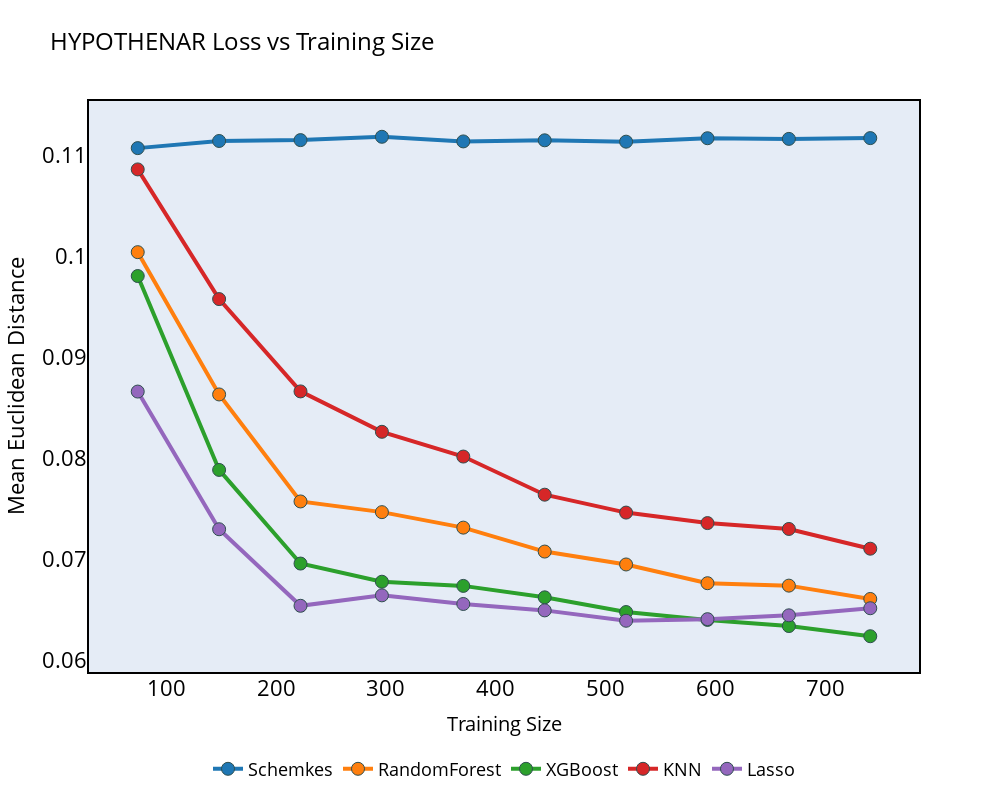

Notebook code for this chart:
### Code cell
# PLOT USING PLOTLY GRAPH OBJECTS
import plotly.graph_objects as go

# PLOT ONLY TEST ERROR
fig = go.Figure()
color_idx = 0
for model, model_data in data_hypo.items():
    fig.add_trace(
        go.Scatter(
            x=sizes_hypo,
            y=model_data["Test_Error"],
            mode="lines+markers",
            name=model,
            line=dict(width=4),
            marker=dict(size=13, color=DEFAULT_PLOTLY_COLORS[color_idx],line=dict(width=1, color="DarkSlateGrey"))
        )
    )
    color_idx += 1

fig.update_layout(
    title="HYPOTHENAR Loss vs Training Size",
    width=1000,
    height=800,
    xaxis_title="Training Size",
    yaxis_title="Mean Euclidean Distance",
)
# Draw rectangle as border
fig.add_shape(
    dict(
        type="rect",
        xref="paper",
        yref="paper",
        x0=0,
        y0=0,
        x1=1,
        y1=1,
        line=dict(color="black", width=2),
    )
)
# Remove gridlines
fig.update_xaxes(showgrid=False)
fig.update_yaxes(showgrid=False)

# Make title font bigger
fig.update_layout(title_font_size=24)

# Make text color black
fig.update_layout(font=dict(color="black"))

# Set font to times new roman
# fig.update_layout(font=dict(family="Times New Roman"))
# Increase font of y and x axis
fig.update_xaxes(tickfont=dict(size=22))
fig.update_yaxes(tickfont=dict(size=22))
# Increase font of xaxis_title
fig.update_xaxes(title_font=dict(size=20))
# Increase font of yaxis_title
fig.update_yaxes(title_font=dict(size=22))
# Make legend bottom
fig.update_layout(
    legend=dict(
        orientation="h",  # Horizontal orientation
        yanchor="bottom",  # Anchor to the bottom of the legend
        y=-0.2,  # Adjust y position to move it slightly below the plot
        xanchor="center",  # Anchor to the center of the legend
        x=0.5  # Position the legend in the middle of the x-axis
    )
)
# Incraese legend font
fig.update_layout(legend=dict(font=dict(size=18)))
fig.show()
# Save to plots/REAL/THUMB_CMC_Loss_vs_Training_Size.png

### Figure 1 — Plotly figure (JSON) as saved in the notebook; plotly's stock layout.template omitted (floating-point values rounded to 4 significant figures)
{"data": [{"line": {"width": 4}, "marker": {"color": "rgb(31, 119, 180)", "line": {"color": "DarkSlateGrey", "width": 1}, "size": 13}, "mode": "lines+markers", "name": "Schemkes", "type": "scatter", "x": [74.1, 148.2, 222.3, 296.4, 370.5, 444.6, 518.7, 592.8, 666.9, 741], "y": [0.1107, 0.1114, 0.1115, 0.1118, 0.1114, 0.1115, 0.1113, 0.1117, 0.1116, 0.1117]}, {"line": {"width": 4}, "marker": {"color": "rgb(255, 127, 14)", "line": {"color": "DarkSlateGrey", "width": 1}, "size": 13}, "mode": "lines+markers", "name": "RandomForest", "type": "scatter", "x": [74.1, 148.2, 222.3, 296.4, 370.5, 444.6, 518.7, 592.8, 666.9, 741], "y": [0.1004, 0.08633, 0.07574, 0.07468, 0.07315, 0.07078, 0.06951, 0.06765, 0.06741, 0.06609]}, {"line": {"width": 4}, "marker": {"color": "rgb(44, 160, 44)", "line": {"color": "DarkSlateGrey", "width": 1}, "size": 13}, "mode": "lines+markers", "name": "XGBoost", "type": "scatter", "x": [74.1, 148.2, 222.3, 296.4, 370.5, 444.6, 518.7, 592.8, 666.9, 741], "y": [0.09805, 0.07886, 0.0696, 0.0678, 0.06739, 0.06625, 0.0648, 0.06402, 0.06342, 0.06241]}, {"line": {"width": 4}, "marker": {"color": "rgb(214, 39, 40)", "line": {"color": "DarkSlateGrey", "width": 1}, "size": 13}, "mode": "lines+markers", "name": "KNN", "type": "scatter", "x": [74.1, 148.2, 222.3, 296.4, 370.5, 444.6, 518.7, 592.8, 666.9, 741], "y": [0.1086, 0.09576, 0.08663, 0.08263, 0.08018, 0.07641, 0.07464, 0.0736, 0.07302, 0.07107]}, {"line": {"width": 4}, "marker": {"color": "rgb(148, 103, 189)", "line": {"color": "DarkSlateGrey", "width": 1}, "size": 13}, "mode": "lines+markers", "name": "Lasso", "type": "scatter", "x": [74.1, 148.2, 222.3, 296.4, 370.5, 444.6, 518.7, 592.8, 666.9, 741], "y": [0.08662, 0.07299, 0.06542, 0.06645, 0.0656, 0.06496, 0.06394, 0.0641, 0.06447, 0.06517]}], "layout": {"font": {"color": "black"}, "height": 800, "legend": {"font": {"size": 18}, "orientation": "h", "x": 0.5, "xanchor": "center", "y": -0.2, "yanchor": "bottom"}, "shapes": [{"line": {"color": "black", "width": 2}, "type": "rect", "x0": 0, "x1": 1, "xref": "paper", "y0": 0, "y1": 1, "yref": "paper"}], "title": {"font": {"size": 24}, "text": "HYPOTHENAR Loss vs Training Size"}, "width": 1000, "xaxis": {"showgrid": false, "tickfont": {"size": 22}, "title": {"font": {"size": 20}, "text": "Training Size"}}, "yaxis": {"showgrid": false, "tickfont": {"size": 22}, "title": {"font": {"size": 22}, "text": "Mean Euclidean Distance"}}}}
